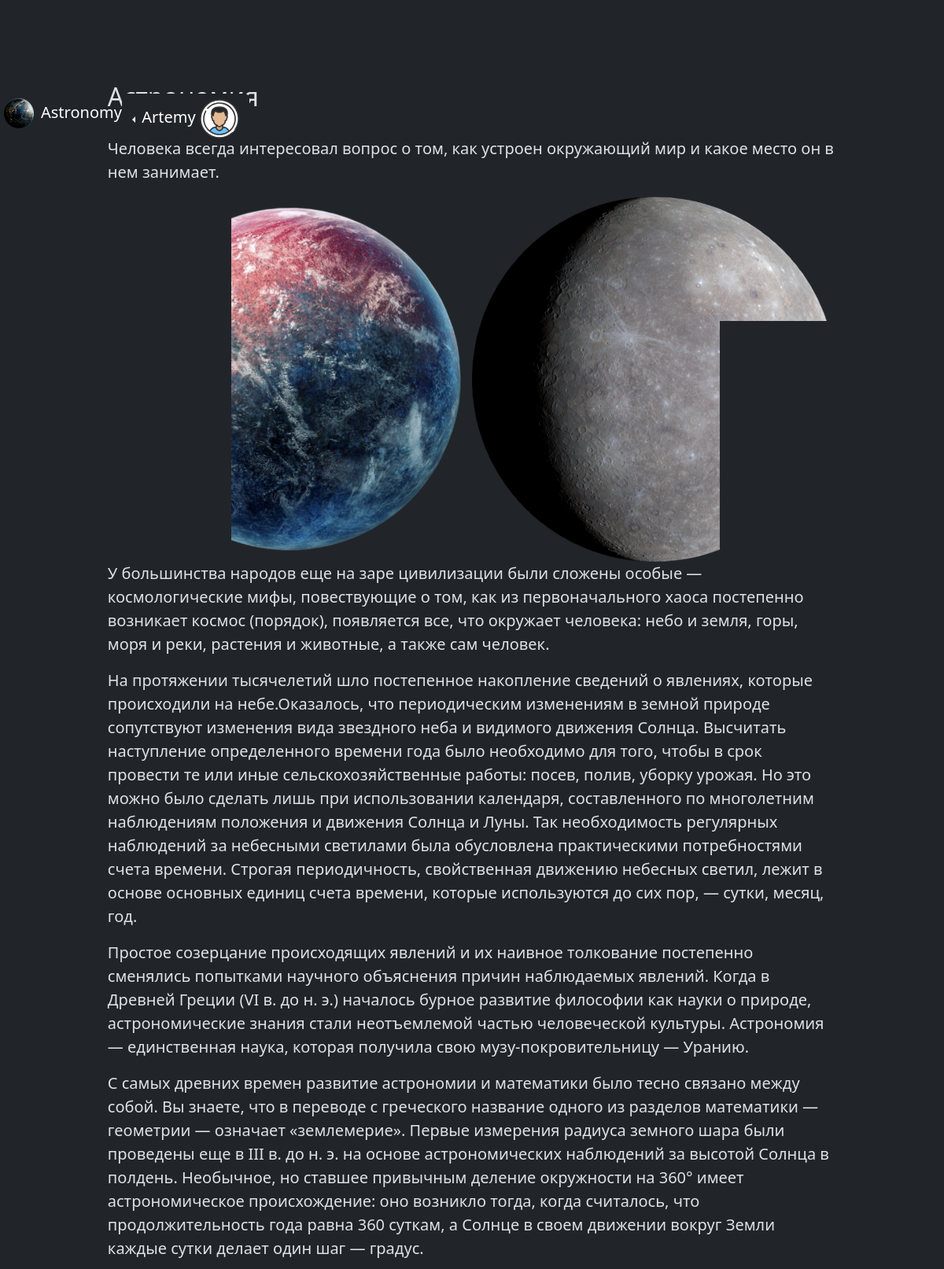
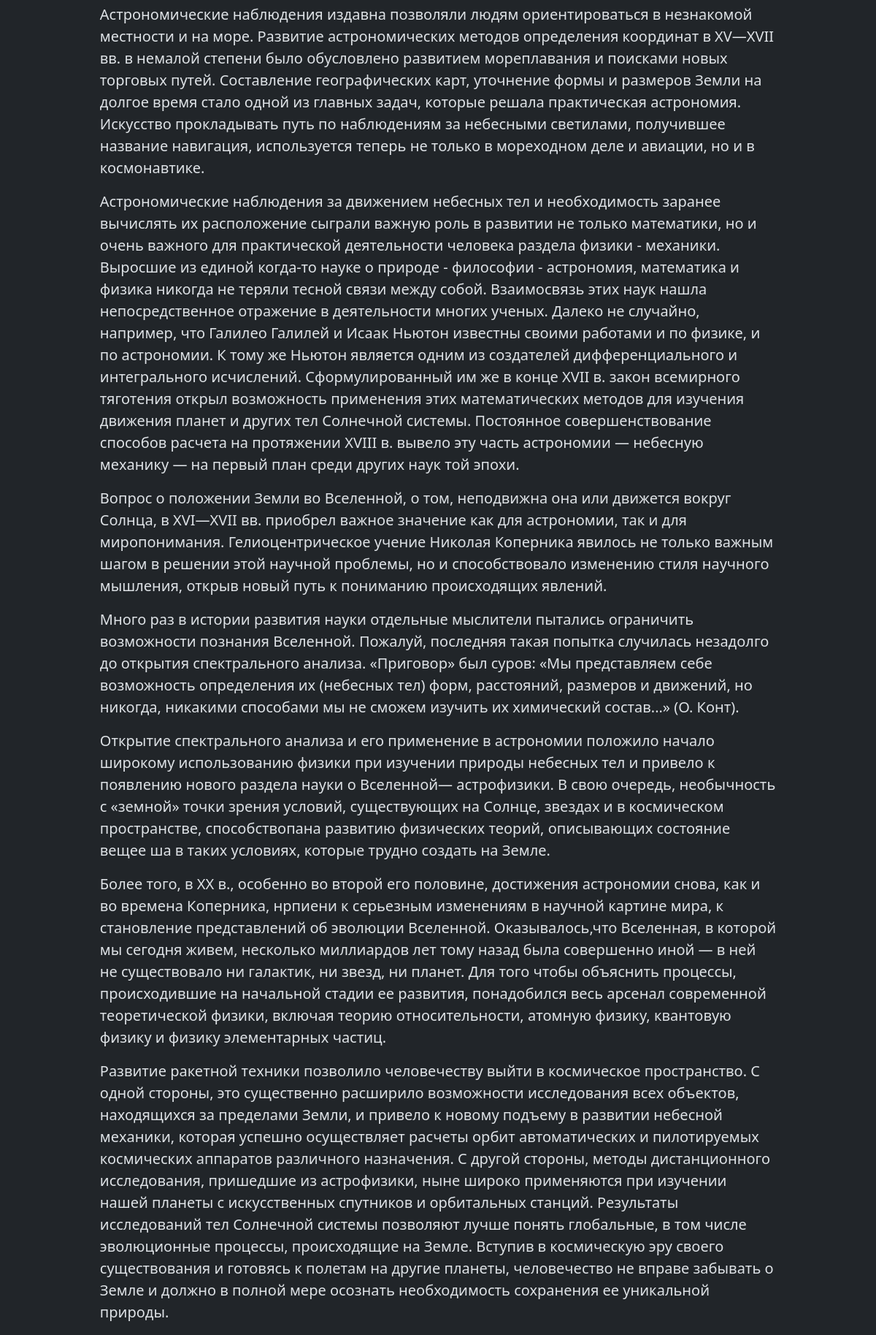
Page /astronomy-site (signed in) on the committed database (2 pictures, top to bottom).
### data/users.py (models this page shows, shortened)
class User(SqlBase, UserMixin):
    __tablename__ = 'users'
    id = sqlalchemy.Column(
        sqlalchemy.Integer, primary_key=True, autoincrement=True)
    username = sqlalchemy.Column(
        sqlalchemy.Integer, unique=True, index=True)
    email = sqlalchemy.Column(sqlalchemy.String, unique=True)
    profile_image = sqlalchemy.Column(sqlalchemy.String)
    age = sqlalchemy.Column(sqlalchemy.Integer)
    gender = sqlalchemy.Column(sqlalchemy.String)
    hashed_password = sqlalchemy.Column(sqlalchemy.String)
    profile_url = sqlalchemy.Column(sqlalchemy.String)
    created_date = sqlalchemy.Column(
        sqlalchemy.DateTime, default=dt.datetime.now)
    records = orm.relationship("Records", back_populates="")

### server.py (the view)
@app.route("/astronomy-site")
def astronomy_site():  # Основная страница сайта.
    return render_template("main_page.html", title="Astronomy-site")

### data/data_base_session.py (called while the page is built)
def new_session() -> Session:
    global __main_factory
    return __main_factory()

### server.py (called while the page is built)
@login_manager.user_loader
def load_user(user_id):
    data_base_session = new_session()
    return data_base_session.query(User).get(user_id)

### templates/main_page.html
{%extends "base.html"%} {%block content%}
<div class="container">
  <h2>Астрономия</h2>
  <br />
  <p>
    Человека всегда интересовал вопрос о том, как устроен окружающий мир и какое
    место он в нем занимает.</p>
  <div class="image-container">
    <img src="/static/images/earth.png" alt="" class="left-image" style="max-width: 748px; max-height: 468px" />
    <img src="/static/images/moon.png" alt="" class="right-image" style="max-width: 748px; max-height: 468px" />
  </div>
  <p>У большинства народов еще на заре цивилизации были
    сложены особые — космологические мифы, повествующие о том, как из
    первоначального хаоса постепенно возникает космос (порядок), появляется все,
    что окружает человека: небо и земля, горы, моря и реки, растения и животные,
    а также сам человек.
  </p>
  <p>
    На протяжении тысячелетий шло постепенное накопление сведений о явлениях,
    которые происходили на небе.Оказалось, что периодическим изменениям в земной
    природе сопутствуют изменения вида звездного неба и видимого движения
    Солнца. Высчитать наступление определенного времени года было необходимо для
    того, чтобы в срок провести те или иные сельскохозяйственные работы: посев,
    полив, уборку урожая. Но это можно было сделать лишь при использовании
    календаря, составленного по многолетним наблюдениям положения и движения
    Солнца и Луны. Так необходимость регулярных наблюдений за небесными
    светилами была обусловлена практическими потребностями счета времени.
    Строгая периодичность, свойственная движению небесных светил, лежит в основе
    основных единиц счета времени, которые используются до сих пор, — сутки,
    месяц, год.
  </p>
  <p>
    Простое созерцание происходящих явлений и их наивное толкование постепенно
    сменялись попытками научного объяснения причин наблюдаемых явлений. Когда в
    Древней Греции (VI в. до н. э.) началось бурное развитие философии как науки
    о природе, астрономические знания стали неотъемлемой частью человеческой
    культуры. Астрономия — единственная наука, которая получила свою
    музу-покровительницу — Уранию.
  </p>
  <p>
    С самых древних времен развитие астрономии и математики было тесно связано
    между собой. Вы знаете, что в переводе с греческого название одного из
    разделов математики — геометрии — означает «землемерие». Первые измерения
    радиуса земного шара были проведены еще в III в. до н. э. на основе
    астрономических наблюдений за высотой Солнца в полдень. Необычное, но
    ставшее привычным деление окружности на 360° имеет астрономическое
    происхождение: оно возникло тогда, когда считалось, что продолжительность
    года равна 360 суткам, а Солнце в своем движении вокруг Земли каждые сутки
    делает один шаг — градус.
  </p>
  <p>
    Астрономические наблюдения издавна позволяли людям ориентироваться в
    незнакомой местности и на море. Развитие астрономических методов определения
    координат в XV—XVII вв. в немалой степени было обусловлено развитием
    мореплавания и поисками новых торговых путей. Составление географических
    карт, уточнение формы и размеров Земли на долгое время стало одной из
    главных задач, которые решала практическая астрономия. Искусство
    прокладывать путь по наблюдениям за небесными светилами, получившее название
    навигация, используется теперь не только в мореходном деле и авиации, но и в
    космонавтике.
  </p>
  <p>
    Астрономические наблюдения за движением небесных тел и необходимость заранее
    вычислять их расположение сыграли важную роль в развитии не только
    математики, но и очень важного для практической деятельности человека
    раздела физики - механики. Выросшие из единой когда-то науке о природе -
    философии - астрономия, математика и физика никогда не теряли тесной связи
    между собой. Взаимосвязь этих наук нашла непосредственное отражение в
    деятельности многих ученых. Далеко не случайно, например, что Галилео
    Галилей и Исаак Ньютон известны своими работами и по физике, и по
    астрономии. К тому же Ньютон является одним из создателей дифференциального
    и интегрального исчислений. Сформулированный им же в конце XVII в. закон
    всемирного тяготения открыл возможность применения этих математических
    методов для изучения движения планет и других тел Солнечной системы.
    Постоянное совершенствование способов расчета на протяжении XVIII в. вывело
    эту часть астрономии — небесную механику — на первый план среди других наук
    той эпохи.
  </p>
  <p>
    Вопрос о положении Земли во Вселенной, о том, неподвижна она или движется
    вокруг Солнца, в XVI—XVII вв. приобрел важное значение как для астрономии,
    так и для миропонимания. Гелиоцентрическое учение Николая Коперника явилось
    не только важным шагом в решении этой научной проблемы, но и способствовало
    изменению стиля научного мышления, открыв новый путь к пониманию
    происходящих явлений.
  </p>
  <p>
    Много раз в истории развития науки отдельные мыслители пытались ограничить
    возможности познания Вселенной. Пожалуй, последняя такая попытка случилась
    незадолго до открытия спектрального анализа. «Приговор» был суров: «Мы
    представляем себе возможность определения их (небесных тел) форм,
    расстояний, размеров и движений, но никогда, никакими способами мы не сможем
    изучить их химический состав...» (О. Конт).
  </p>
  <p>
    Открытие спектрального анализа и его применение в астрономии положило начало
    широкому использованию физики при изучении природы небесных тел и привело к
    появлению нового раздела науки о Вселенной— астрофизики. В свою очередь,
    необычность с «земной» точки зрения условий, существующих на Солнце, звездах
    и в космическом пространстве, способствопана развитию физических теорий,
    описывающих состояние вещее ша в таких условиях, которые трудно создать на
    Земле.
  </p>
  <p>
    Болee того, в XX в., особенно во второй его половине, достижения астрономии
    снова, как и во времена Коперника, нрпиени к серьезным изменениям в научной
    картине мира, к становление представлений об эволюции Вселенной.
    Оказывалось,что Вселенная, в которой мы сегодня живем, несколько миллиардов
    лет тому назад была совершенно иной — в ней не существовало ни галактик, ни
    звезд, ни планет. Для того чтобы объяснить процессы, происходившие на
    начальной стадии ее развития, понадобился весь арсенал современной
    теоретической физики, включая теорию относительности, атомную физику,
    квантовую физику и физику элементарных частиц.
  </p>
  <p>
    Развитие ракетной техники позволило человечеству выйти в космическое
    пространство. С одной стороны, это существенно расширило возможности
    исследования всех объектов, находящихся за пределами Земли, и привело к
    новому подъему в развитии небесной механики, которая успешно осуществляет
    расчеты орбит автоматических и пилотируемых космических аппаратов различного
    назначения. С другой стороны, методы дистанционного исследования, пришедшие
    из астрофизики, ныне широко применяются при изучении нашей планеты с
    искусственных спутников и орбитальных станций. Результаты исследований тел
    Солнечной системы позволяют лучше понять глобальные, в том числе
    эволюционные процессы, происходящие на Земле. Вступив в космическую эру
    своего существования и готовясь к полетам на другие планеты, человечество не
    вправе забывать о Земле и должно в полной мере осознать необходимость
    сохранения ее уникальной природы.
  </p>
</div>
{%endblock%}

### templates/base.html (shortened to what this page needs)
<!DOCTYPE html>
<html lang="en" data-bs-theme="dark">
<head>
  <link href="https://cdn.jsdelivr.net/npm/bootstrap@5.3.3/dist/css/bootstrap.min.css" rel="stylesheet" />
  <link rel="stylesheet" href="/static/css/style._for_main_page.css" />
</head>
<body>
  <header>
    <div class="container-1 position-fixed">
      <div class="first-nav">
        <a href="/astronomy-site">
        <nav>
            <img src="/static/images/logo.png" alt="" />
            <p>Astronomy</p>
        </nav>
      </a>
      </div>
      <div class="second-nav">
        {%if current_user.is_authenticated%}
        <div class="dropdown dropstart text-end" style="max-width: 30%;">
          <button type="button" class="btn btn-dark dropdown-toggle bg-dark text-white" data-bs-toggle="dropdown">
            <span style="font-size: 20px; ">{{current_user.username}} <img class="rounded-circle"
                src={{current_user.profile_image}} alt="" style="width: 50px; height: 50px;"></span>
          </button>
        </div>
        {%else%}
        <p><a class="navbar-brand" href="/astronomy-site/sign_in">Sign in</a></p>
        {%endif%}
      </div>
    </div>
  </header>
  <main role="main" class="container mt-5">{%block content%}{%endblock%}</main>
</body>
</html>

### static/css/style._for_main_page.css (style rules this page uses)
header .container-1 { max-width: 100vw; padding: 0; margin: 0; position: sticky; padding-left: 4px; }
header .container-1 a { font-size: 20px; text-decoration: none; color: white; }
.container-1 { max-width: 100vw; padding: 0; margin: 0; display: flex; justify-content: space-between; position: sticky; padding-left: 4px; margin-top: 4px; }
.first-nav { margin-top: 2px; align-self: center; float: left; width: 50%; padding-bottom: 4px; }
.first-nav nav { display: flex; }
.first-nav nav p { margin: 0; padding: 0; margin-left: 8px; justify-content: center; align-self: center; }
.first-nav img { max-width: 60px; max-height: 60px; margin-top: 2px; }
.second-nav { padding: 0; margin: 0; padding-top: 15px; padding-right: 15px; }
.container-1 .first-nav { text-align: left; align-self: center; }
main { max-width: 100%; max-height: 100%; }
.container { margin-top: 13vh; max-width: 90%; max-height: 90%; }
p { font-size: 20px; }
.container .image-container { display: flex; justify-content: space-between; max-width: 100%; max-height: 100%; }
.image-container img { max-width: 100%; max-height: 100%; }
.left-image { max-width: 100%; max-height: 100%; overflow-y: auto; animation: slideFromLeft 1s ease forwards; }
.right-image { max-width: 100%; max-height: 100%; overflow-y: auto; animation: slideFromRight 1s ease forwards; }

### rows in the picture
User: username "Artemy", profile_image (picture)
